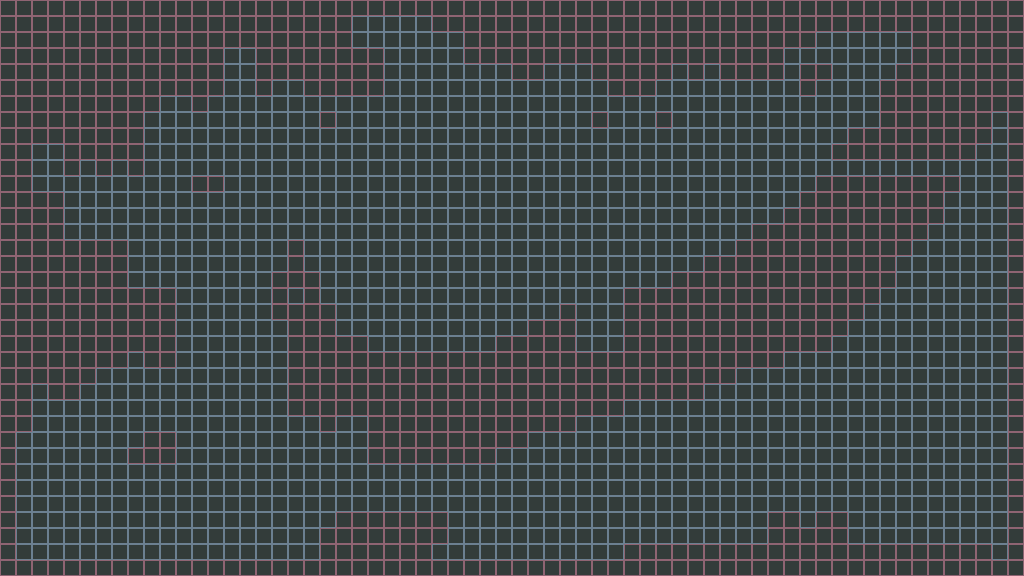

Tiled map render using the project's own tile images. Description and the map definition, with tile-layer contents summarised, below:
An orthogonal 64x36 tile map with 16x16 px tiles, 3 tile layers (blackout, basic grid, collision), 16 hidden layers not drawn, 29 tilesets.

<map version="1.10" tiledversion="1.11.2" orientation="orthogonal" renderorder="right-down" width="64" height="36" tilewidth="16" tileheight="16" infinite="0" nextlayerid="33" nextobjectid="1">
 <editorsettings>
  <export target="grid-world.json" format="json" />
 </editorsettings>
 <tileset firstgid="1" name="dungeon-props" tilewidth="16" tileheight="16" tilecount="806" columns="31">
  <image source="dungeon-props.png" width="496" height="416" />
 </tileset>
 <tileset firstgid="807" name="general-props" tilewidth="16" tileheight="16" tilecount="4720" columns="80">
  <image source="general-props.png" width="1280" height="944" />
 </tileset>
 <tileset firstgid="5527" name="wall" tilewidth="16" tileheight="16" tilecount="798" columns="19">
  <image source="wall.png" width="304" height="672" />
 </tileset>
 <tileset firstgid="6325" name="ground" tilewidth="16" tileheight="16" tilecount="54" columns="9">
  <image source="ground.png" width="144" height="96" />
 </tileset>
 <tileset firstgid="6379" name="structure" tilewidth="16" tileheight="16" tilecount="480" columns="30">
  <image source="structure.png" width="480" height="256" />
 </tileset>
 <tileset firstgid="6859" name="floor" tilewidth="16" tileheight="16" tilecount="735" columns="21">
  <image source="floor.png" width="336" height="560" />
 </tileset>
 <tileset firstgid="7594" name="grass" tilewidth="16" tileheight="16" tilecount="55" columns="11">
  <image source="grass.png" width="176" height="80" />
 </tileset>
 <tileset firstgid="7649" name="water" tilewidth="16" tileheight="16" tilecount="18" columns="6">
  <image source="water.png" width="96" height="48" />
 </tileset>
 <tileset firstgid="7667" name="grass-dark-1" tilewidth="16" tileheight="16" tilecount="55" columns="11">
  <image source="grass-dark-1.png" width="176" height="80" />
 </tileset>
 <tileset firstgid="7722" name="grass-dark-2" tilewidth="16" tileheight="16" tilecount="55" columns="11">
  <image source="grass-dark-2.png" width="176" height="80" />
 </tileset>
 <tileset firstgid="7777" name="grass-light-1" tilewidth="16" tileheight="16" tilecount="55" columns="11">
  <image source="grass-light-1.png" width="176" height="80" />
 </tileset>
 <tileset firstgid="7832" name="grass-light-2" tilewidth="16" tileheight="16" tilecount="55" columns="11">
  <image source="grass-light-2.png" width="176" height="80" />
 </tileset>
 <tileset firstgid="7887" name="house" tilewidth="16" tileheight="16" tilecount="300" columns="20">
  <image source="house.png" width="320" height="240" />
 </tileset>
 <tileset firstgid="8187" name="pavement" tilewidth="16" tileheight="16" tilecount="63" columns="9">
  <image source="pavement.png" width="144" height="112" />
 </tileset>
 <tileset firstgid="8250" name="tree" tilewidth="16" tileheight="16" tilecount="384" columns="32">
  <image source="tree.png" width="512" height="192" />
 </tileset>
 <tileset firstgid="8634" name="grass-patches" tilewidth="16" tileheight="16" tilecount="72" columns="8">
  <image source="grass-patches.png" width="128" height="144" />
 </tileset>
 <tileset firstgid="8706" name="flower" tilewidth="16" tileheight="16" tilecount="48" columns="8">
  <image source="flower.png" width="128" height="96" />
 </tileset>
 <tileset firstgid="8754" name="main-spritesheet" tilewidth="16" tileheight="16" tilecount="273" columns="21">
  <image source="../img/main-spritesheet.png" width="336" height="223" />
 </tileset>
 <tileset firstgid="9027" name="npc" tilewidth="16" tileheight="16" tilecount="100" columns="10">
  <image source="npc.png" width="160" height="160" />
 </tileset>
 <tileset firstgid="9127" name="bridge-stone" tilewidth="16" tileheight="16" tilecount="110" columns="10">
  <image source="bridge-stone.png" width="160" height="176" />
 </tileset>
 <tileset firstgid="9237" name="bridge-wood" tilewidth="16" tileheight="16" tilecount="144" columns="12">
  <image source="bridge-wood.png" width="192" height="192" />
 </tileset>
 <tileset firstgid="9381" name="dirt-path" tilewidth="16" tileheight="16" tilecount="55" columns="11">
  <image source="dirt-path.png" width="176" height="80" />
 </tileset>
 <tileset firstgid="9436" name="farming-and-foraging" tilewidth="16" tileheight="16" tilecount="1216" columns="38">
  <image source="farming-and-foraging.png" width="608" height="512" />
 </tileset>
 <tileset firstgid="10652" name="fence-stone" tilewidth="16" tileheight="16" tilecount="64" columns="8">
  <image source="fence-stone.png" width="128" height="128" />
 </tileset>
 <tileset firstgid="10716" name="farm-buildings" tilewidth="16" tileheight="16" tilecount="169" columns="13">
  <image source="farm-buildings.png" width="208" height="208" />
 </tileset>
 <tileset firstgid="10885" name="sign" tilewidth="16" tileheight="16" tilecount="28" columns="7">
  <image source="sign.png" width="112" height="64" />
 </tileset>
 <tileset firstgid="10913" name="blacksmith" tilewidth="16" tileheight="16" tilecount="35" columns="7">
  <image source="blacksmith.png" width="112" height="80" />
 </tileset>
 <tileset firstgid="10948" name="bush" tilewidth="16" tileheight="16" tilecount="32" columns="8">
  <image source="bush.png" width="128" height="64" />
 </tileset>
 <tileset firstgid="10980" name="water-plants" tilewidth="16" tileheight="16" tilecount="12" columns="4">
  <image source="water-plants.png" width="64" height="48" />
 </tileset>
 <layer id="1" name="blackout" width="64" height="36">
  <data>[2304 cells, 2304 non-empty, 1 distinct tile ids]</data>
 </layer>
 <layer id="32" name="basic grid" width="64" height="36">
  <data>[2304 cells, 2304 non-empty, 1 distinct tile ids]</data>
 </layer>
 <layer id="13" name="ground" width="64" height="36" visible="0">
  <data>[2304 cells, 2304 non-empty, 13 distinct tile ids]</data>
 </layer>
 <layer id="18" name="ground-2" width="64" height="36" visible="0">
  <data>[2304 cells, 132 non-empty, 18 distinct tile ids]</data>
 </layer>
 <layer id="21" name="pavement" width="64" height="36" visible="0">
  <data>[2304 cells, 217 non-empty, 30 distinct tile ids]</data>
 </layer>
 <layer id="14" name="river" width="64" height="36" visible="0">
  <data>[2304 cells, 392 non-empty, 9 distinct tile ids]</data>
 </layer>
 <layer id="22" name="tree" width="64" height="36" visible="0">
  <data>[2304 cells, 262 non-empty, 28 distinct tile ids]</data>
 </layer>
 <layer id="24" name="ores" width="64" height="36" visible="0">
  <data>[2304 cells, 23 non-empty, 15 distinct tile ids]</data>
 </layer>
 <layer id="27" name="details" width="64" height="36" visible="0">
  <data>[2304 cells, 28 non-empty, 24 distinct tile ids]</data>
 </layer>
 <layer id="15" name="terrain" width="64" height="36" visible="0">
  <data>[2304 cells, 91 non-empty, 50 distinct tile ids]</data>
 </layer>
 <layer id="29" name="plants" width="64" height="36" visible="0">
  <data>[2304 cells, 109 non-empty, 24 distinct tile ids]</data>
 </layer>
 <layer id="30" name="plants-2" width="64" height="36" visible="0">
  <data>[2304 cells, 42 non-empty, 1 distinct tile ids]</data>
 </layer>
 <layer id="28" name="bridge" width="64" height="36" visible="0">
  <data>[2304 cells, 12 non-empty, 3 distinct tile ids]</data>
 </layer>
 <layer id="2" name="building" width="64" height="36" visible="0">
  <data>[2304 cells, 246 non-empty, 172 distinct tile ids]</data>
 </layer>
 <layer id="19" name="building details" width="64" height="36" visible="0">
  <data>[2304 cells, 72 non-empty, 72 distinct tile ids]</data>
 </layer>
 <layer id="20" name="building door" width="64" height="36" visible="0">
  <data>[2304 cells, 48 non-empty, 31 distinct tile ids]</data>
 </layer>
 <layer id="25" name="npc" width="64" height="36" visible="0">
  <data>[2304 cells, 24 non-empty, 24 distinct tile ids]</data>
 </layer>
 <layer id="26" name="npc-2" width="64" height="36" visible="0">
  <data>[2304 cells, 8 non-empty, 8 distinct tile ids]</data>
 </layer>
 <layer id="10" name="collision" width="64" height="36" opacity="0.52">
  <data>[2304 cells, 945 non-empty, 1 distinct tile ids]</data>
 </layer>
</map>
